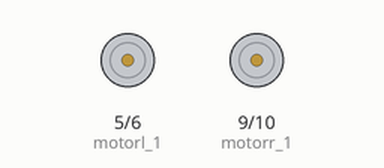
This sketch was run on a simulated Arduino Uno, built with avr-gcc and run on an emulated ATmega328P. Shown: motor-driver pin pairs drawn as motors (green arrow = first pin HIGH = forward, orange = second pin HIGH = backward, longer = more drive). What the sketch prints to the serial monitor is not drawn.

Above: at 0.1 s.
At 5.1 s:
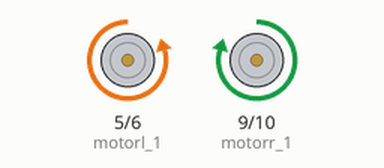
Timing chart, 0 to 6.6 s (numbered marks = the images above):
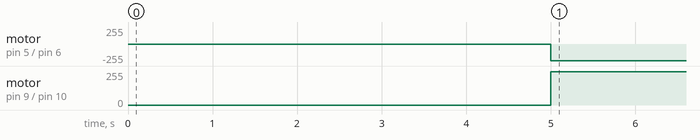

The sketch:

PID_Lineal.ino
```cpp
//Pins
const int pin_1r = 12;
const int pin_2r = 11;
const int pin_1l = 14;
const int pin_2l = 15;

const int motorl_1 = 5;
const int motorl_2 = 6;
const int motorr_1 = 9;
const int motorr_2 = 10;
//Fin

//Parámetros físicos del motor
const int ticks_per_turn = 136;
const int drive_distance = 1000;
const int wheel_d = 67;// En milímetros
const float car_d = 168.239;
const float circumference = (wheel_d * 3.14);//diametro de la circumferencia
const float mm_step = circumference / ticks_per_turn; //mm por paso
//Fin

//Variables Controlador
//Sensor: Encoder
//pasos totales de la rueda derecha
volatile int cont_r = 0;
//pasos totales de la rueda izquierda
volatile int cont_l = 0;
//Diferencia de pasos entre interaciones
int d_cont_r=0;
int d_cont_l=0;
//Pasos en iteración anterior
int cont_r_ant = 0;
//Pasos en iteración anterior
int cont_l_ant = 0;
//Distancia que ha avanzado cada rueda en una iteración
int dist_r=0;
int dist_l=0;

//Estado estimado
int distancia_x = 0;
int distancia_y = 0;
double angulo = 0.0;//[rad]

//Velocidad instantanea de cada rueda
int speed_r=0;
int speed_l=0;
//Fin

//Controlador
//Referencia angulo [rad]
float ref=0;
//Referencia Distancia [mm]
int ref_d=1000;

//Error de ángulo
float e_a=0.0;
//Error Distancia
int e_d=0;
float e_d_aux=0.0;
//Control para velocidad igual
float speed_diff=0.0;

//Ganancias:
//Ángulo
float kp_a=60.0;
float kd_a=0.0;
//Integral
float ki_a=5.0;
float total=0.0;
float total_a=0.0;
//Distnacia
float kp_d=0.25;
float kd_d=0.0;
//Integral
float ki_d=0.005;
float total_i_d=0.0;
//Diferencia de velocidad
float kp_v=1.0;
float ki_v=0.1;
float total_v=0.0;

//Señal a motores
int act_r=0;
int act_l=0;
float act_r_aux=0.0;
float act_l_aux=0.0;
//Fin

//Tiempo
//Manejo de tiempo para cálculo de velocidad y manejo del controlador
unsigned long time_act;
unsigned long time_ant = 0;
unsigned long d_time = 0;
//Fin


void setup() {
  Serial.begin(9600);

  pinMode(pin_1r,INPUT_PULLUP);
  pinMode(pin_2r,INPUT_PULLUP);
  pinMode(pin_1l,INPUT_PULLUP);
  pinMode(pin_2l,INPUT_PULLUP);
  pinMode(motorr_1, OUTPUT);
  pinMode(motorr_2, OUTPUT);
  pinMode(motorl_1, OUTPUT);
  pinMode(motorl_2, OUTPUT);

  attachInterrupt(digitalPinToInterrupt(pin_1r), count_right, CHANGE);

  attachInterrupt(digitalPinToInterrupt(pin_1l), count_left, CHANGE);

  motor_drive(0,0);

  delay(5000);
}

void loop() {

  time_act = micros();
  if (time_act-time_ant>10000){
        //cantidad de pasos que avanzó cada rueda
        d_cont_r=cont_r-cont_r_ant;
        d_cont_l=cont_l-cont_l_ant;
        cont_r_ant=cont_r;
        cont_l_ant=cont_l;

        //distancia que avanzó la rueda derecha
        dist_r=step_to_mm(d_cont_r);
        //distancia que avanzó la rueda izquierda
        dist_l=step_to_mm(d_cont_l);

        //tiempo que pasó
        d_time=time_act - time_ant;

        //velocidad instantanea de cada rueda
        //mm/s

        speed_r=measure_speed(d_time,dist_r);
        speed_l=measure_speed(d_time,dist_l);

        //estimación de estados
        estimar_estado(speed_r, speed_l, d_time);

        //Controlador
        e_d=ref_d-distancia_x;
        e_d_aux=float(e_d);
        e_a=ref-angulo;

        /*if (abs(e_a)>(0.1)){
          total=total+ki_a*e_a*((float)d_time)/1000000.0;
          act_r_aux=kp_a*e_a+total;
          act_l_aux=-kp_a*e_a-total;
          Serial.println("aqui");

          //Revisar magnitudes

          if (act_r_aux>255.0){
            act_r_aux=255.0;
            }else if(act_r_aux<-255.0){
              act_r_aux = -255.0;
            }
          if (act_l_aux>255.0){
            act_l_aux=255.0;
            }else if(act_l_aux<-255.0){
              act_l_aux = -255.0;
            }

          //Pasar a int
          act_r=(int)act_r_aux;
          act_l=(int)act_l_aux;

          //Enviar señal de control
          motor_drive(act_r,act_l);
        }else*/ if (e_d_aux>2.0){
          total_i_d=0.0;//total_i_d+ki_d*e_d*((float)d_time)/1000000.0;
          act_r_aux=kp_d*e_d_aux;//+total_i_d+5.0*e_a;
          act_l_aux=kp_d*e_d_aux;//+total_i_d-5.0*e_a;


          //PID Anidado
          speed_diff=act_r_aux-act_l_aux;

          total_v=speed_diff*ki_v;
          act_r_aux=act_r_aux-speed_diff*kp_v;

          act_l_aux=act_l_aux+speed_diff*kp_v;

          //Revisar magnitudes
          if (act_r_aux>255.0){
            act_r_aux=255.0;
            }else if(act_r_aux<-255.0){
              act_r_aux = -255.0;
            }
          if (act_l_aux>255.0){
            act_l_aux=255.0;
            }else if(act_l_aux<-255.0){
              act_l_aux = -255.0;
            }

          //Pasar a int
          act_r=(int)act_r_aux;
          act_l=(int)act_l_aux;

          //Enviar señal de control
          motor_drive(act_r,act_l);
        }else{
          motor_drive(0,0);
        }
        time_ant=time_act;


  }
}

void count_right(){
  //Serial.println(digitalRead(pin_1r));
  //Serial.println(digitalRead(pin_2r));


  int istate = digitalRead(pin_1r);
  int qstate = digitalRead(pin_2r);


  if(qstate == istate){
    cont_r++;
  }else{
    cont_r--;
  }
  //Serial.println(cont_r);
}

void count_left(){
  //Serial.println(digitalRead(pin_1l));
  //Serial.println(digitalRead(pin_2l));

  int istate = digitalRead(pin_1l);
  int qstate = digitalRead(pin_2l);


  if(qstate == istate){
    cont_l++;
  }else{
    cont_l--;
  }
  //Serial.println(cont_l);
}

void motor_drive(int velocidad_r, int velocidad_l){
   if(velocidad_r < 0){
    analogWrite(motorr_1, 0);
    analogWrite(motorr_2, abs(velocidad_r));
   }else{
    analogWrite(motorr_1, velocidad_r);
    analogWrite(motorr_2, 0);
   }

   if(velocidad_l < 0){
    analogWrite(motorl_2, 0);
    analogWrite(motorl_1, abs(velocidad_r));
   }else{
    analogWrite(motorl_2, velocidad_r);
    analogWrite(motorl_1, 0);
   }
   /*
   analogWrite(motorr_1, velocidad_r);
   analogWrite(motorl_2, velocidad_l);
   analogWrite(motorr_2, 0);
   analogWrite(motorl_1, 0);
   */
}

//función para pasar de pasos a cm
//basado en el código presente en:
//https://dronebotworkshop.com/robot-car-with-speed-sensors/
int step_to_mm(int steps){
  int result;
  float distance = steps*mm_step;
  result= (int)distance;
  return result;
}

int mm_to_step(int mm){
  int steps;
  float steps_measured = mm/mm_step;
  steps = (int)steps_measured;
  return steps;
}

int angle_to_step(int angle){

  float angle_d = ((float)angle)*3.14*car_d/360.0;
  int angle_d_mm = mm_to_step((int)angle_d);
  return angle_d_mm;
}

int measure_speed(unsigned long delta_t,int delta_d)
{
  int speed_wheel;
  double delta_t_aux=0.0;
  float delta_d_aux=0.0;
  delta_t_aux=((double)delta_t)/1000000.0;
  delta_d_aux= (float)delta_d;
  speed_wheel=(int)(delta_d_aux/(float)delta_t_aux);
  //Serial.println(speed_wheel);
  return speed_wheel;

}


void estimar_estado(int vel_r, int vel_l, unsigned long delta_t){
  double delta_t_aux = ((double)delta_t)/1000000.0;
  double angulo_aux = angulo + ((double)vel_r - (double)vel_l)*delta_t_aux/(((double)car_d));
  //Serial.println(angulo_aux);
  angulo = angulo_aux;
  float x_aux = (float)distancia_x + ((float)vel_r + (float)vel_l)*((float)delta_t_aux)*((float)cos(angulo_aux))/2.0;
  distancia_x = (int)x_aux;
  float y_aux = (float)distancia_y + ((float)vel_r + (float)vel_l)*((float)delta_t_aux)*((float)sin(angulo_aux))/2.0;
  distancia_y = (int)y_aux;

  //Serial.println(distancia_x);
  Serial.println(angulo);
}

void frenar(){
   analogWrite(motorr_1, 255);
   analogWrite(motorr_2, 255);
   analogWrite(motorl_1, 255);
   analogWrite(motorl_2, 255);
}
```

Measured:
- by itself, motor on pin 5 (motorl_1) / pin 6 (motorl_2): stopped → backward 250/255 at 5.0 s
- by itself, motor on pin 9 (motorr_1) / pin 10 (motorr_2): stopped → forward 250/255 at 5.0 s
